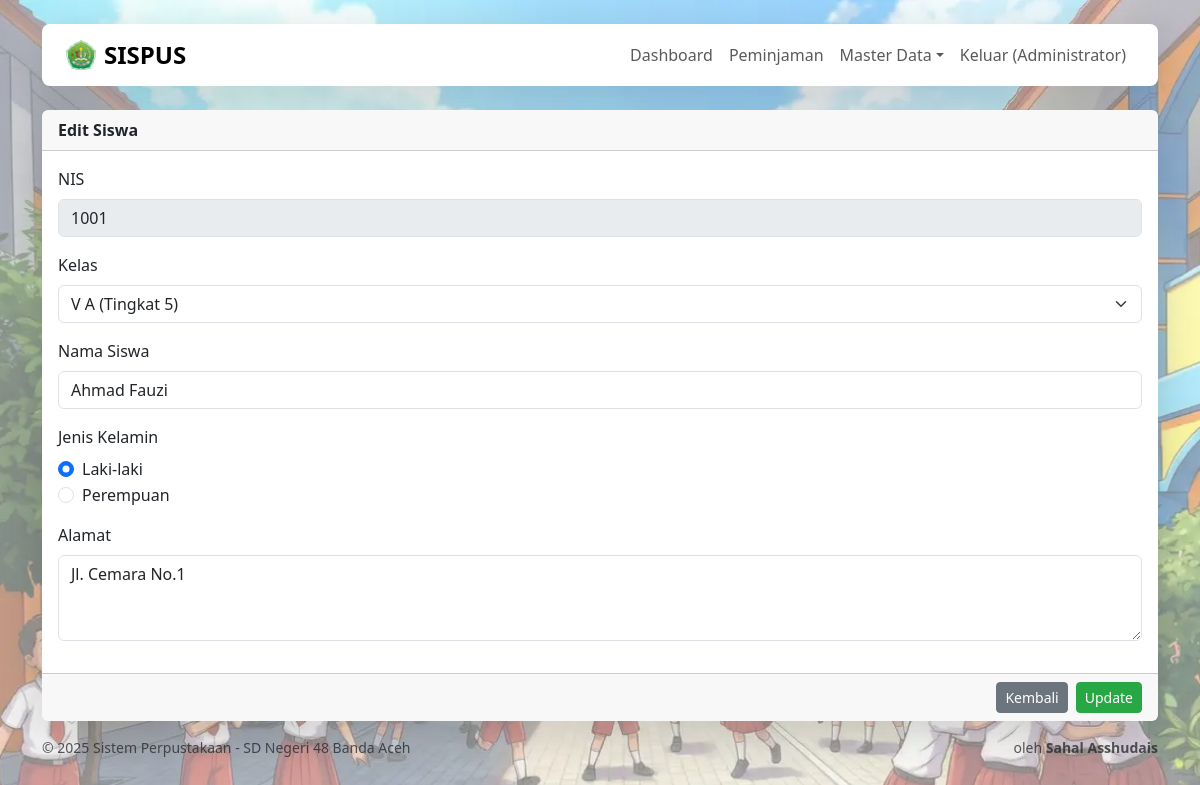
Page /index.php?url=siswa/edit/1001 (signed in) on the committed database.
### tables this page shows
CREATE TABLE IF NOT EXISTS siswa (
    nis VARCHAR(20) PRIMARY KEY,
    id_kelas INT NOT NULL,
    nama_siswa VARCHAR(150) NOT NULL,
    jekel ENUM('L', 'P') NOT NULL,
    alamat TEXT,
    created_at TIMESTAMP DEFAULT CURRENT_TIMESTAMP,
    CONSTRAINT fk_siswa_kelas FOREIGN KEY (id_kelas) REFERENCES kelas(id_kelas) ON DELETE CASCADE
);

CREATE TABLE IF NOT EXISTS kelas (
    id_kelas INT AUTO_INCREMENT PRIMARY KEY,
    nama_kelas VARCHAR(50) NOT NULL,
    tingkat INT NOT NULL
);

### core/View.php (called while the page is built, shortened)
<?php
class View
{
    public static function render(string $view, array $params = [], string $layout = 'layouts/main'): void
    {
        $viewFile = __DIR__ . '/../app/Views/' . $view . '.php';
        extract($params, EXTR_SKIP);
        require $viewFile;
    }
}

### core/Controller.php (called while the page is built, shortened)
<?php
class Controller
{
    protected function view(string $view, array $params = [], string $layout = 'layouts/main'): void
    {
        View::render($view, $params, $layout);
    }
}

### app/Controllers/SiswaController.php (called while the page is built, shortened)
<?php
class SiswaController extends Controller
{
    public function edit(string $nis)
    {
        $siswa = Siswa::find($nis);
        $kelases = Kelas::all();
        $this->view('siswa/edit', ['siswa' => $siswa, 'kelases' => $kelases]);
    }
}

### public/index.php (called while the page is built, shortened)
<?php
$url = $_GET['url'] ?? '';
$url = trim($url, '/');
$segments = $url !== '' ? explode('/', $url) : ['home', 'index'];
$methodName = preg_replace('/[^a-zA-Z0-9_]/', '', strtolower($segments[1] ?? 'index'));
$params = array_slice($segments, 2);
$controller = new $controllerClass();
call_user_func_array([$controller, $methodName], $params);

### app/Models/Siswa.php (called while the page is built, shortened)
<?php
class Siswa
{
    public static function find(string $nis): ?array
    {
        $pdo = Database::getInstance()->pdo();
        $stmt = $pdo->prepare('SELECT * FROM siswa WHERE nis = :nis');
        $stmt->execute([':nis' => $nis]);
        $row = $stmt->fetch();
        return $row ?: null;
    }
}

### app/Models/Kelas.php (called while the page is built, shortened)
<?php
class Kelas
{
    public static function all(): array
    {
        $pdo = Database::getInstance()->pdo();
        $stmt = $pdo->query('SELECT * FROM kelas ORDER BY tingkat ASC, nama_kelas ASC');
        return $stmt->fetchAll();
    }
}

### core/Session.php (called while the page is built, shortened)
<?php
class Session
{
    public static function getFlash(string $key, $default = null)
    {
        $value = $_SESSION['flash'][$key] ?? $default;
        return $value;
    }
}

### app/Views/siswa/edit.php (the view, shortened to what this page needs)
<?php
$errors = Session::getFlash('errors', []);
$old = Session::getFlash('old', $siswa);
?>
<form action="/index.php?url=siswa/update/<?= $siswa['nis'] ?>" method="post" class="needs-validation card shadow-lg border-0" novalidate>
    <div class="card-header d-flex justify-content-between align-items-center">
        <p class="mb-0 fw-bold">Edit Siswa</p>
    </div>
    <div class="card-body">
        <div class="mb-3">
            <label class="form-label">NIS</label>
            <input type="text" class="form-control" value="<?= htmlspecialchars($siswa['nis']) ?>" disabled>
        </div>
        <div class="mb-3">
            <label for="id_kelas" class="form-label">Kelas</label>
            <select class="form-select <?= isset($errors['id_kelas']) ? 'is-invalid' : '' ?>" id="id_kelas" name="id_kelas" required>
                <?php foreach ($kelases as $kelas): ?>
                    <option value="<?= $kelas['id_kelas'] ?>" <?= ($old['id_kelas'] ?? $siswa['id_kelas']) == $kelas['id_kelas'] ? 'selected' : '' ?>>
                        <?= htmlspecialchars($kelas['nama_kelas']) ?> (Tingkat <?= $kelas['tingkat'] ?>)
                    </option>
                <?php endforeach; ?>
            </select>
        </div>
        <div class="mb-3">
            <label for="nama_siswa" class="form-label">Nama Siswa</label>
            <input type="text" class="form-control <?= isset($errors['nama_siswa']) ? 'is-invalid' : '' ?>" id="nama_siswa" name="nama_siswa" value="<?= $old['nama_siswa'] ?? $siswa['nama_siswa'] ?>" required>
        </div>
        <div class="mb-3">
            <label class="form-label">Jenis Kelamin</label>
            <div class="form-check">
                <input class="form-check-input" type="radio" name="jekel" id="jekelL" value="L" <?= ($old['jekel'] ?? $siswa['jekel']) == 'L' ? 'checked' : '' ?> required>
                <label class="form-check-label" for="jekelL">Laki-laki</label>
            </div>
            <div class="form-check">
                <input class="form-check-input" type="radio" name="jekel" id="jekelP" value="P" <?= ($old['jekel'] ?? $siswa['jekel']) == 'P' ? 'checked' : '' ?> required>
                <label class="form-check-label" for="jekelP">Perempuan</label>
            </div>
        </div>
        <div class="mb-3">
            <label for="alamat" class="form-label">Alamat</label>
            <textarea class="form-control" id="alamat" name="alamat" rows="3"><?= $old['alamat'] ?? $siswa['alamat'] ?></textarea>
        </div>
    </div>
    <div class="card-footer d-flex justify-content-end gap-2">
        <a href="/index.php?url=siswa/index" class="btn btn-sm btn-secondary">Kembali</a>
        <button type="submit" class="btn btn-sm btn-primary">Update</button>
    </div>
</form>

### app/Views/layouts/main.php (style rules this page uses)
:root { --bs-success:#28a745; }
.btn-primary { --bs-btn-color: #fff; --bs-btn-bg: var(--bs-success); --bs-btn-border-color: var(--bs-success); --bs-btn-hover-color: #fff; --bs-btn-hover-bg: #218838; --bs-btn-hover-border-color: #1e7e34; --bs-btn-focus-shadow-rgb: 60,153,110; --bs-btn-active-color: #fff; --bs-btn-active-bg: #1e7e34; --bs-btn-active-border-color: #1c7430; --bs-btn-disabled-bg: var(--bs-success); --bs-btn-disabled-border-color: var(--bs-success); }
.background-image { background-image: url('/assets/images/background.webp'); background-size: cover; background-position: center; background-repeat: no-repeat; height: 100vh; }

### rows in the picture
siswa: nis "1001", id_kelas "V A (Tingkat 5)", nama_siswa "Ahmad Fauzi", jekel "☑ Laki-laki", jekel "☐ Perempuan", alamat "Jl. Cemara No.1"

### other values in the picture
$user['name'] "Administrator"
